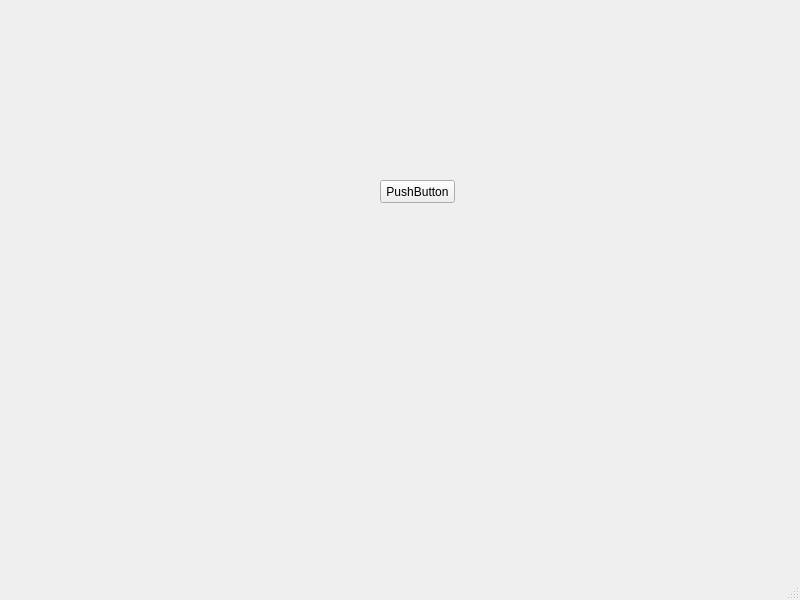
<?xml version="1.0" encoding="UTF-8"?>
<ui version="4.0">
 <class>MainWindow</class>
 <widget class="QMainWindow" name="MainWindow">
  <property name="geometry">
   <rect>
    <x>0</x>
    <y>0</y>
    <width>800</width>
    <height>600</height>
   </rect>
  </property>
  <property name="windowTitle">
   <string>MainWindow</string>
  </property>
  <widget class="QWidget" name="centralwidget">
   <widget class="QPushButton" name="pushButton">
    <property name="geometry">
     <rect>
      <x>380</x>
      <y>180</y>
      <width>75</width>
      <height>23</height>
     </rect>
    </property>
    <property name="text">
     <string>PushButton</string>
    </property>
   </widget>
  </widget>
  <widget class="QMenuBar" name="menubar">
   <property name="geometry">
    <rect>
     <x>0</x>
     <y>0</y>
     <width>800</width>
     <height>21</height>
    </rect>
   </property>
  </widget>
  <widget class="QStatusBar" name="statusbar"/>
 </widget>
 <resources/>
 <connections/>
</ui>
